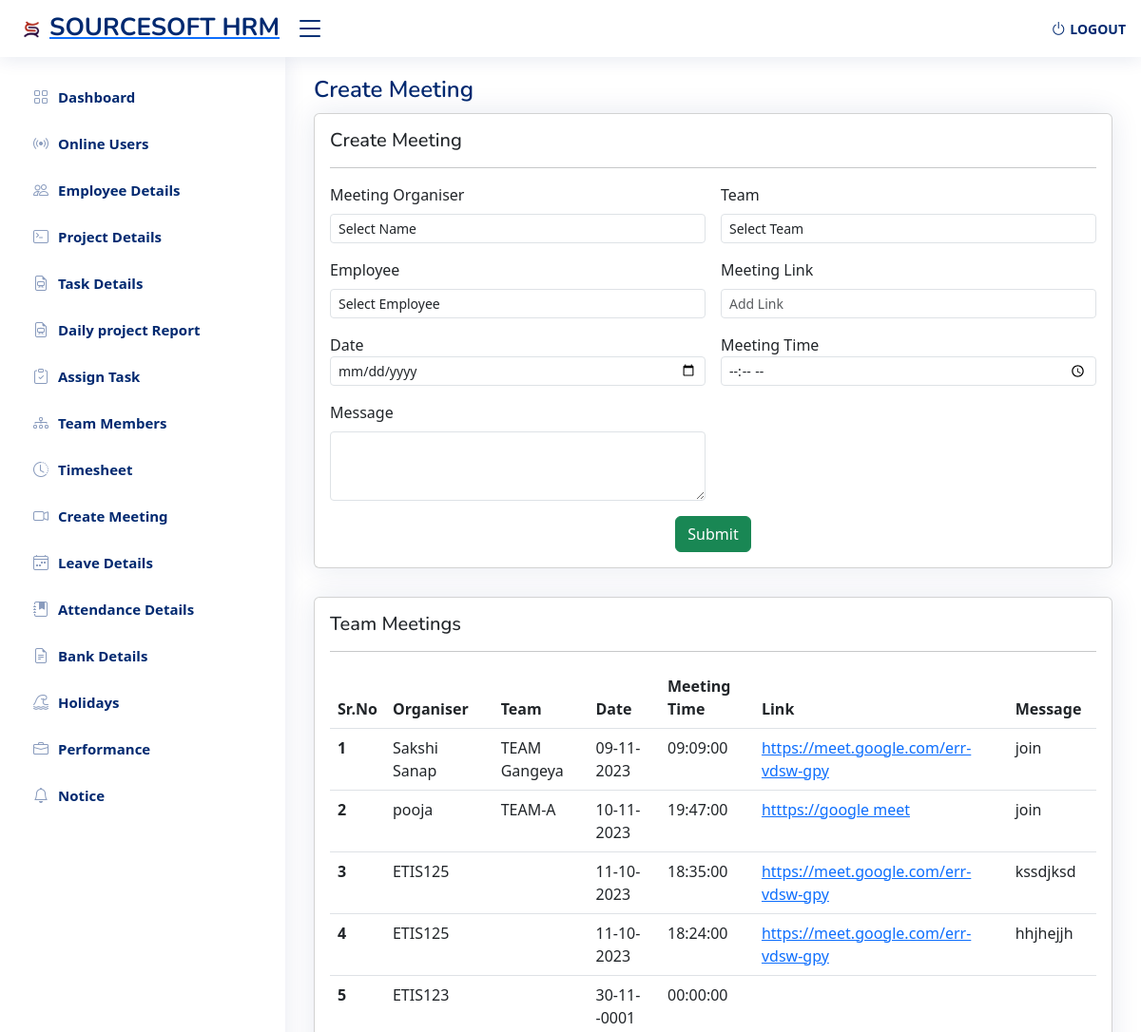
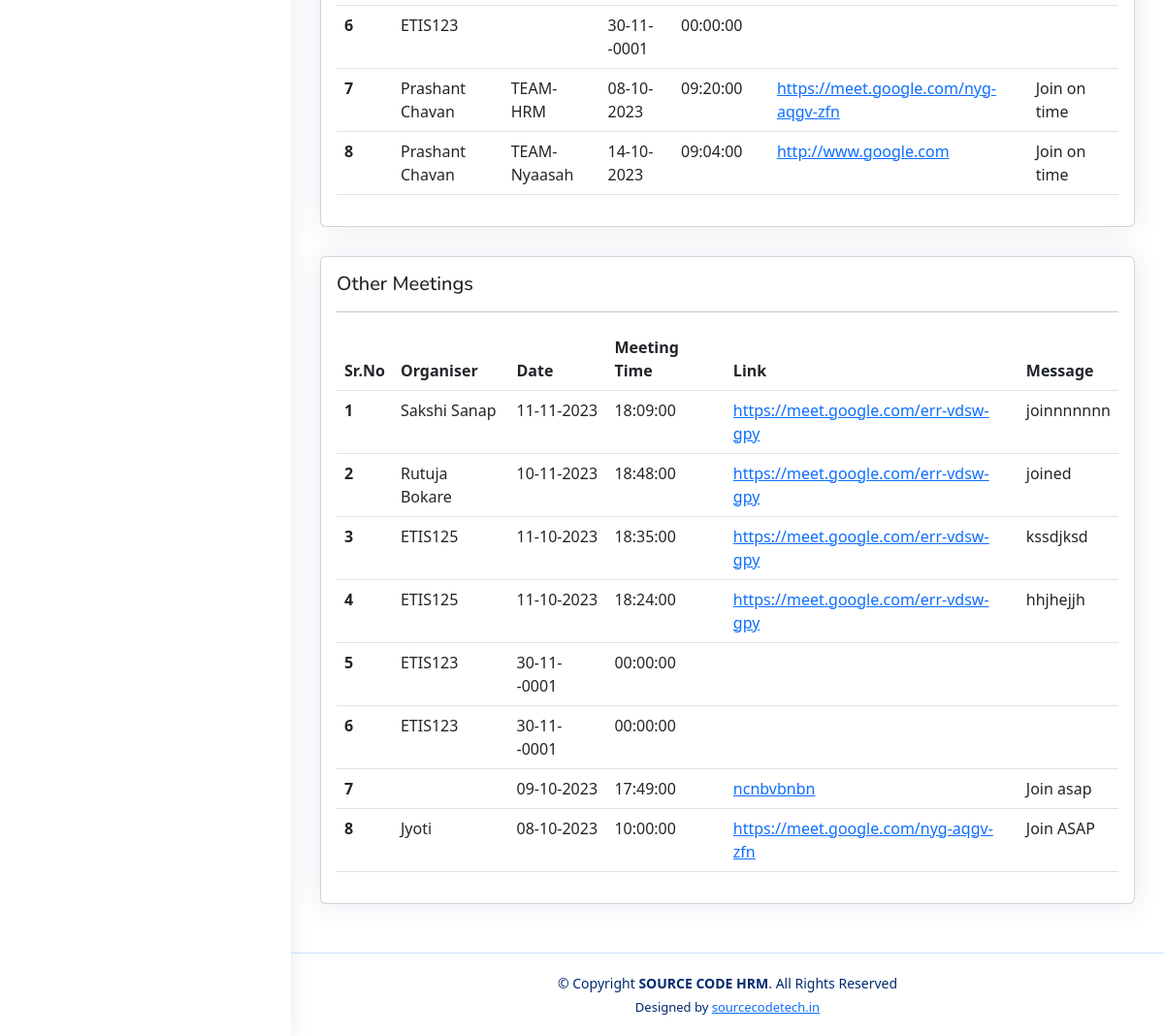
The app's page /sourcesoft/admin_dashboard/team_meeting.php (signed in) with its own data (2 pictures, top to bottom).
### tables this page shows
CREATE TABLE `meeting` (
  `id` int(11) NOT NULL,
  `fname` varchar(255) NOT NULL,
  `team` varchar(255) NOT NULL,
  `emp` varchar(255) NOT NULL,
  `date` date NOT NULL,
  `time` time NOT NULL,
  `link` varchar(255) NOT NULL,
  `message` varchar(1500) NOT NULL
);

### sourcesoft/admin_dashboard/team_meeting.php (the view, shortened to what this page needs)
<!DOCTYPE html>
<html lang="en">
<head>
    <link href="https://cdn.jsdelivr.net/npm/bootstrap@5.3.2/dist/css/bootstrap.min.css" rel="stylesheet"
>
    <link rel="stylesheet" href="https://cdnjs.cloudflare.com/ajax/libs/font-awesome/4.7.0/css/font-awesome.min.css">
    <link href="assets/vendor/bootstrap/css/bootstrap.min.css" rel="stylesheet">
    <link href="assets/vendor/bootstrap-icons/bootstrap-icons.css" rel="stylesheet">
    <link href="assets/vendor/boxicons/css/boxicons.min.css" rel="stylesheet">
    <link href="assets/vendor/quill/quill.snow.css" rel="stylesheet">
    <link href="assets/vendor/quill/quill.bubble.css" rel="stylesheet">
    <link href="assets/vendor/remixicon/remixicon.css" rel="stylesheet">
    <link href="assets/vendor/simple-datatables/style.css" rel="stylesheet">
    <link href="assets/css/style.css" rel="stylesheet">
    <link rel="stylesheet" href="https://cdn.jsdelivr.net/npm/sweetalert2@11.0.18/dist/sweetalert2.min.css">
</head>
<body>
    <?php include "include/header.php"; ?>
    <?php include "include/sidebar.php"; ?>
    <main id="main" class="main">
        <div class="pagetitle">
            <h1>Create Meeting</h1>
        </div>
        <section class="section dashboard">
            <div class="row">
                <!DOCTYPE html>
                <html lang="en">
                <head>
                    <link href="https://cdn.jsdelivr.net/npm/bootstrap@5.3.0/dist/css/bootstrap.min.css"
                        rel="stylesheet">
                </head>
                <body>
                    <div class="container">
                        <div class="card">
                            <div class="card-body">
                                <h5 class="">Create Meeting</h5>
                                <hr>
                                <form class="row g-3" action="#" method="POST">
                                    <div class="col-md-6">
                                        <label for="inputlname" class="form-label">Meeting Organiser</label>
                                        <select id="inputrole" name="fname" class="form-control form-control-sm"
                                            required>
                                            <option selected disabled>Select Name</option>
                                        </select>
                                    </div>
                                    <div class="col-md-6">
                                        <label for="" class="form-label">Team</label>
                                        <select class="form-control form-control-sm" name="team"
                                            autocomplete="off">
                                            <option selected disabled>Select Team</option>
                                        </select>
                                    </div>
                                    <div class="col-md-6">
                                        <label for="inputlname" class="form-label">Employee</label>
                                        <select id="inputrole" name="emp" class="form-control form-control-sm"
                                            autocomplete="off">
                                            <option selected disabled>Select Employee</option>
                                        </select>
                                    </div>
                                    <div class="col-md-6">
                                        <label for="inputemail" class="form-label">Meeting Link</label>
                                        <input type="text" class="form-control form-control-sm" name="link" id=""
                                            placeholder="Add Link" required autocomplete="off">
                                    </div>
                                    <div class="col-md-6">
                                        <label for="startDate" class="required">Date</label>
                                        <input type="date" class="form-control form-control-sm" name="date" required
                                            autocomplete="off" min="<?php echo date('Y-m-d'); ?>">
                                    </div>
                                    <div class="col-md-6">
                                        <label for="dueDate" class="required">Meeting Time</label>
                                        <input type="time" class="form-control form-control-sm" name="time" required
                                            autocomplete="off">
                                    </div>
                                    <div class="col-md-6">
                                        <label for="inputemail" class="form-label">Message</label>
                                        <textarea class="form-control form-control-sm" name="message" id="" cols="30"
                                            rows="3" required autocomplete="off"></textarea>
                                    </div>
                                    <center>
                                        <div class="col-md-6">
                                            <button type="submit" class="btn btn-success" name="submit">Submit</button>
                                        </div>
                                    </center>
                                </form>
                            </div>
                        </div>
                    </div>
                </body>
                </html>
            </div>
            <section class="section">
                <div class="row">
                    <div class="col-lg-12 col-md-12">
                        <div class="card">
                            <div class="card-body">
                                <h5 class="">Team Meetings</h5>
                                <hr>
                                <div class="table-responsive">
                                    <table class="table datatable">
                                        <thead>
                                            <tr>
                                                <th scope="col">Sr.No</th>
                                                <th scope="col">Organiser</th>
                                                <th scope="col">Team</th>
                                                <th scope="col">Date</th>
                                                <th scope="col">Meeting Time</th>
                                                <th scope="col">Link</th>
                                                <th scope="col">Message</th>
                                            </tr>
                                        </thead>
                                        <?php
                                            $emp_name = $show_data['fname'];
                                            $query_result = mysqli_query($conn, "SELECT *, ROW_NUMBER() OVER (ORDER BY id DESC) as row_num FROM `meeting` WHERE emp = '$emp_name'");
                                            while ($result = mysqli_fetch_array($query_result)) {
                                            ?>
                                        <tr>
                                            <th scope="row"><?php echo $result['row_num']; ?></th>
                                            <td><?php echo $result['fname']; ?></td>
                                            <td><?php echo $result['team']; ?></td>
                                            <td><?php echo date('d-m-Y', strtotime($result['date'])); ?></td>
                                            <td><?php echo $result['time']; ?></td>
                                            <td><a target="_blank"
                                                    href="<?php echo $result['link']; ?>"><?php echo $result['link']; ?></a>
                                            </td>
                                            <td><?php echo $result['message']; ?></td>
                                        </tr>
                                        <?php
                                            }
                                            ?>
                                    </table>
                                </div>
                            </div>
                        </div>
                    </div>
                </div>
            </section>
            <section class="section">
                <div class="row">
                    <div class="col-lg-12 col-md-12">
                        <div class="card">
                            <div class="card-body">
                                <h5 class="">Other Meetings</h5>
                                <hr>
                                <div class="table-responsive">
                                    <table class="table datatable">
                                        <thead>
                                            <tr>
                                                <th scope="col">Sr.No</th>
                                                <th scope="col">Organiser</th>
                                                <th scope="col">Date</th>
                                                <th scope="col">Meeting Time</th>
                                                <th scope="col">Link</th>
                                                <th scope="col">Message</th>
                                            </tr>
                                        </thead>
                                        <?php
                                            $query_result = mysqli_query($conn, "SELECT *, ROW_NUMBER() OVER (ORDER BY id DESC) as row_num FROM `meeting` WHERE team = '$emp_team'");
                                            while ($result = mysqli_fetch_array($query_result)) {
                                            ?>
                                        <tr>
                                            <th scope="row"><?php echo $result['row_num']; ?></th>
                                            <td><?php echo $result['fname']; ?></td>
                                            <td><?php echo date('d-m-Y', strtotime($result['date'])); ?></td>
                                            <td><?php echo $result['time']; ?></td>
                                            <td><a target="_blank"
                                                    href="<?php echo $result['link']; ?>"><?php echo $result['link']; ?></a>
                                            </td>
                                            <td><?php echo $result['message']; ?></td>
                                        </tr>
                                        <?php
                                            }
                                            ?>
                                    </table>
                                </div>
                            </div>
                        </div>
                    </div>
                </div>
            </section>
</body>
<?php include "include/footer.php"; ?>
</body>
</html>

### sourcesoft/admin_dashboard/assets/css/style.css (style rules this page uses)
:root { scroll-behavior: smooth; }
body { font-family: "Open Sans", sans-serif; background: #f6f9ff; color: #444444; }
a { color: #4154f1; text-decoration: none; }
h1, h2, h3, h4, h5, h6 { font-family: "Nunito", sans-serif; }
#main { margin-top: 60px; padding: 20px 30px; transition: all 0.3s; }
.pagetitle { margin-bottom: 10px; }
.pagetitle h1 { font-size: 24px; margin-bottom: 0; font-weight: 600; color: #012970; }
.card { margin-bottom: 30px; border: none; border-radius: 5px; box-shadow: 0px 0 30px rgba(1, 41, 112, 0.1); }
.card-body { padding: 0 20px 20px 20px; }
@media (min-width: 1200px) { #main, #footer { margin-left: 300px; } }

### records on screen
meeting: row_num "1", fname "Sakshi Sanap", team "TEAM Gangeya", date "09-11-2023", time "09:09:00", link "https://meet.google.com/err-vdsw-gpy", message "join"
meeting: row_num "2", fname "pooja", team "TEAM-A", date "10-11-2023", time "19:47:00", link "htttps://google meet", message "join"
meeting: row_num "3", fname "ETIS125", date "11-10-2023", time "18:35:00", link "https://meet.google.com/err-vdsw-gpy", message "kssdjksd"
meeting: row_num "4", fname "ETIS125", date "11-10-2023", time "18:24:00", link "https://meet.google.com/err-vdsw-gpy", message "hhjhejjh"
meeting: row_num "5", fname "ETIS123", date "30-11--0001", time "00:00:00"
meeting: row_num "6", fname "ETIS123", date "30-11--0001", time "00:00:00"
meeting: row_num "7", fname "Prashant Chavan", team "TEAM-HRM", date "08-10-2023", time "09:20:00", link "https://meet.google.com/nyg-aqgv-zfn", message "Join on time"
meeting: row_num "8", fname "Prashant Chavan", team "TEAM-Nyaasah", date "14-10-2023", time "09:04:00", link "http://www.google.com", message "Join on time"
meeting: row_num "1", fname "Sakshi Sanap", date "11-11-2023", time "18:09:00", link "https://meet.google.com/err-vdsw-gpy", message "joinnnnnnn"
meeting: row_num "2", fname "Rutuja Bokare", date "10-11-2023", time "18:48:00", link "https://meet.google.com/err-vdsw-gpy", message "joined"
meeting: row_num "7", date "09-10-2023", time "17:49:00", link "ncnbvbnbn", message "Join asap"
meeting: row_num "8", fname "Jyoti", date "08-10-2023", time "10:00:00", link "https://meet.google.com/nyg-aqgv-zfn", message "Join ASAP"
